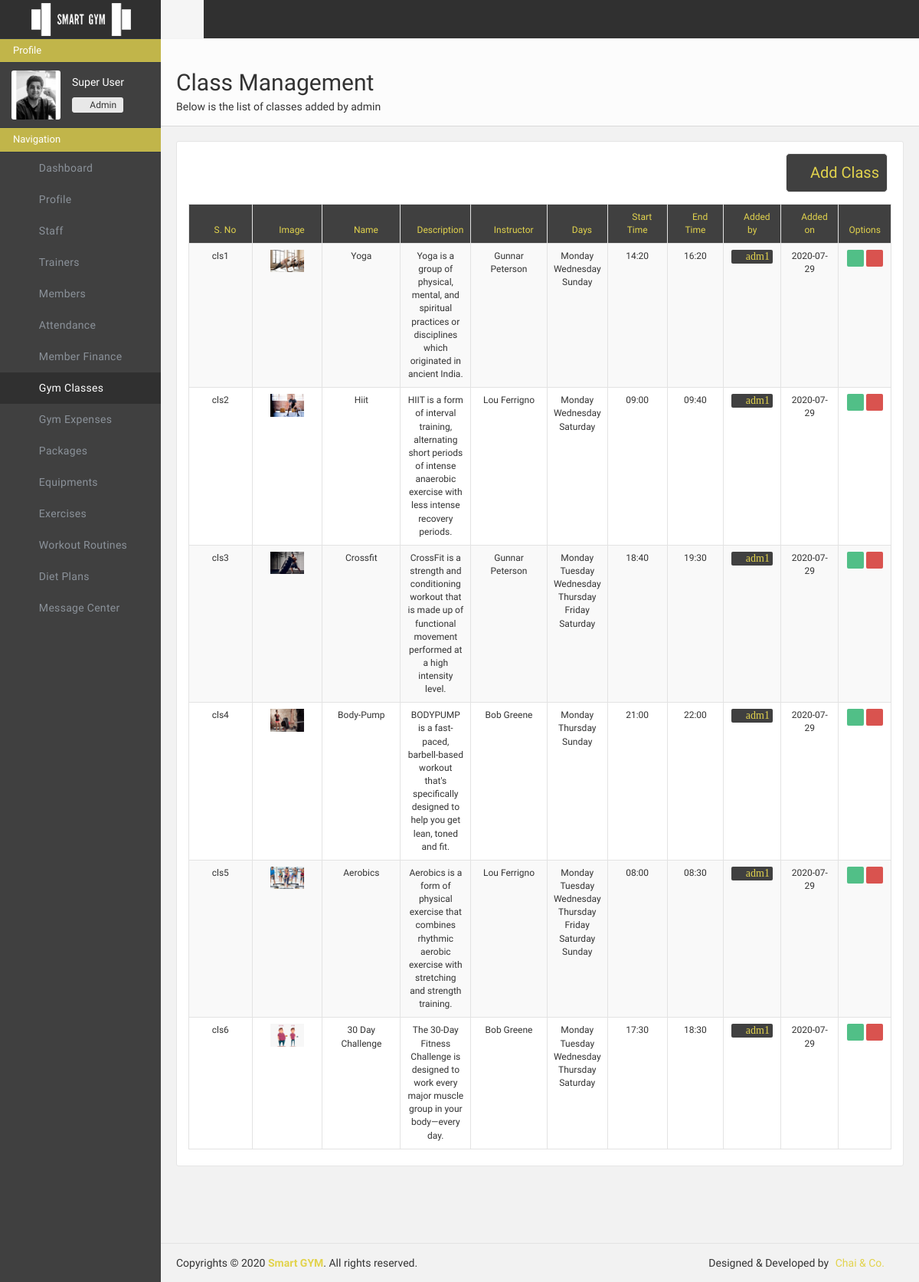
The page /adminportal/classes/ (signed in) on the database its author committed.
### adminportal/models.py (models this page shows)
class ClassData(models.Model):
    class_id = models.CharField(max_length=500, primary_key=True, default="")
    class_name = models.CharField(max_length=500, default="")
    class_desc = models.CharField(max_length=500, default="")
    class_img_name = models.CharField(max_length=500, default="cls.jpg")
    class_days = models.CharField(max_length=500, default="")
    class_stime = models.CharField(max_length=500, default="")
    class_etime = models.CharField(max_length=500, default="")
    class_trainer = models.CharField(max_length=500, default="")
    class_added_by = models.CharField(max_length=500, default="")
    class_added_on = models.CharField(max_length=500, default="")

class TrainerData(models.Model):
    trainer_id = models.CharField(max_length=500, primary_key=True, default="")
    trainer_name = models.CharField(max_length=500, default="")
    trainer_email = models.CharField(max_length=500, unique=True, default="")
    trainer_about = models.CharField(max_length=500, default="")
    trainer_img_name = models.CharField(max_length=500, default="tr.jpg")
    trainer_contact = models.CharField(max_length=500, default="")
    trainer_address = models.CharField(max_length=500, default="")
    trainer_dob = models.CharField(max_length=500, default="")
    trainer_height = models.CharField(max_length=500, default="")
    trainer_weight = models.CharField(max_length=500, default="")
    trainer_fb = models.CharField(max_length=500, default="")
    trainer_ig = models.CharField(max_length=500, default="")
    trainer_status = models.CharField(max_length=500, default="Active")
    trainer_added_by = models.CharField(max_length=500, default="")
    trainer_added_on = models.CharField(max_length=500, default="")

### adminportal/views.py (the view, shortened to what this page needs)
# urls.py: path('classes/', views.classes, name="adminportal-classes"),
def classes(request):
    if "userid" in request.session and request.session["userrole"] == "Admin" :
        params={"error":0, "errormessage":"", "success":0, "successmessage":""}
        class_count = ClassData.objects.all().order_by('class_id')
        trainers = TrainerData.objects.all() #for trainers on html5 select
        params["trainers"] = trainers
        classes = {}
        class_count = ClassData.objects.all().order_by('class_id')
        for classSingle in class_count:
            try:
                trname = trainers.filter(trainer_id=classSingle.class_trainer)[0].trainer_name
            except Exception:
                trname = ""
            classes[classSingle.class_id] = {
                "id": classSingle.class_id,
                "name": classSingle.class_name,
                "desc": classSingle.class_desc,
		"trainer": trname,
                "days": classSingle.class_days,
                "stime": classSingle.class_stime,
                "etime": classSingle.class_etime,
                "added_by": classSingle.class_added_by,
                "added_on": classSingle.class_added_on,
            }
        params["classes"] = classes
        return render(request, 'adminportal/classes.html', params)
    else:
        return redirect('/adminportal/login/')

### adminportal/templates/adminportal/classes.html (shortened to what this page needs)
{% load static %}
<!doctype html>
<html class="no-js">
    <head>
        <link href="{% static 'adminportal/css/icons.css'%}" rel="stylesheet" />
        <link href="{% static 'adminportal/css/bootstrap.css'%}" rel="stylesheet" />
        <link href="{% static 'adminportal/css/plugins.css'%}" rel="stylesheet" />
        <link href="{% static 'adminportal/css/main.css'%}" rel="stylesheet" />
        <link href="{% static 'adminportal/css/custom.css'%}" rel="stylesheet" />
    </head>
    <body>
        <div id="header" class="page-navbar">
            <a href="/adminportal/dashboard/" class="navbar-brand hidden-xs hidden-sm">
                <img src="{% static 'adminportal/img/logo.png'%}" class="logo hidden-xs" alt="Dynamic logo">
            </a>
            <div id="navbar-no-collapse" class="navbar-no-collapse">
                <ul class="nav navbar-nav">
                    <li class="toggle-sidebar" id="menubut">
                        <a href="#">
                            <i class="fa fa-reorder"></i>
                        </a>
                    </li>
                </ul>
                <ul class="nav navbar-nav navbar-right">
                    <li id="otherbut">
                        <a href="/adminportal/settings">
                            <i class="fa fa-cog setlogbtn"></i>
                        </a>
                    </li>
                    <li id="otherbut">
                        <a href="/adminportal/logout">
                            <i class="fa fa-power-off setlogbtn"></i>
                        </a>
                    </li>
                </ul>
            </div>
        </div>
        <div id="wrapper">
            <aside id="sidebar" class="page-sidebar hidden-md hidden-sm hidden-xs">
                <div class="sidebar-inner">
                    <div class="sidebar-scrollarea">
                        <div class="sidebar-panel">
                            <h5 class="sidebar-panel-title">Profile</h5>
                        </div>
                        <div class="user-info clearfix">
                            <img src="/media/adminportal/admin/{{request.session.userid}}.jpg" alt="">
                            <span class="name">{{ request.session.username }}</span>
                            <div class="btn-group">
                                <div type="button" class="btn btn-default btn-xs" style="margin-top: 5px ;"><i class="fa fa-group"></i>
                                </div>
                                <div type="button" class="btn btn-default btn-xs dropdown-toggle" data-toggle="dropdown" style="margin-top: 5px ;">Admin
                                </div>
                            </div>
                        </div>
                        <div class="sidebar-panel">
                            <h5 class="sidebar-panel-title">Navigation</h5>
                        </div>
                        <div class="side-nav">
                            <ul class="nav">
                                <li>
                                    <a href="/adminportal/dashboard" class="actlogic"><i class=" l-arrows-right-double-31"></i><span class="txt">Dashboard</span></a>
                                </li>
                                <li>
                                    <a href="/adminportal/user" class="actlogic"><i class=" l-arrows-right-double-31"></i><span class="txt">Profile</span></a>
                                </li>
                                <li>
                                    <a href="/adminportal/staff" class="actlogic"><i class=" l-arrows-right-double-31"></i><span class="txt">Staff</span></a>
                                </li>
                                <li>
                                    <a href="/adminportal/trainers" class="actlogic"><i class=" l-arrows-right-double-31"></i><span class="txt">Trainers</span></a>
                                </li>
                                <li>
                                    <a href="/adminportal/members" class="actlogic"><i class=" l-arrows-right-double-31"></i><span class="txt">Members</span></a>
                                </li>
                                <li>
                                    <a href="#"><i class=" l-arrows-right-double-31"></i> <span class="txt">Attendance</span></a>
                                </li>
                                <li>
                                    <a href="#"><i class=" l-arrows-right-double-31"></i> <span class="txt">Member Finance</span></a>
                                </li>
                                <li>
                                    <a href="/adminportal/classes" class="active actlogic"><i class=" l-arrows-right-double-31"></i><span class="txt">Gym Classes</span></a>
                                </li><li>
                                    <a href="/adminportal/expenses" class="actlogic"><i class=" l-arrows-right-double-31"></i><span class="txt">Gym Expenses</span></a>
                                </li>
                                <li>
                                    <a href="/adminportal/packages" class="actlogic"><i class=" l-arrows-right-double-31"></i><span class="txt">Packages</span></a>
                                </li>
                                <li>
                                    <a href="/adminportal/equipments" class="actlogic"><i class=" l-arrows-right-double-31"></i><span class="txt">Equipments</span></a>
                                </li><li>
                                    <a href="/adminportal/exercises" class="actlogic"><i class=" l-arrows-right-double-31"></i><span class="txt">Exercises</span></a>
                                </li>
                                <li>
                                    <a href="/adminportal/routines"><i class=" l-arrows-right-double-31"></i><span class="txt">Workout Routines</span></a>
                                </li>
                                <li>
                                    <a href="/adminportal/diet"><i class=" l-arrows-right-double-31"></i><span class="txt">Diet Plans</span></a>
                                </li>
                                <li>
                                    <a href="/adminportal/messages"><i class=" l-arrows-right-double-31"></i><span class="txt">Message Center</span></a>
                                </li>
                            </ul>
                        </div>
                    </div>
                </div>
            </aside>
            <div class="page-content sidebar-page right-sidebar-page clearfix">
                <div class="page-content-wrapper">
                    <div class="page-content-inner">
                        <div id="page-header" class="clearfix">
                            <div class="page-header">
                                <h2>Class Management</h2>
                                <span class="txt">Below is the list of classes added by admin</span>
                            </div>
                        </div>
                        <div class="row" style="margin-bottom: 80px;">
                            <div class="col-lg-12">
                                <div class="panel panel-default plain panelRefresh">
                                    <div class="panel-body">
                                        <div class="col-lg-4"></div>
                                        <div class="col-lg-4"></div>
                                        <div style="col-lg-4">
                                        <div style="col-lg-4"><button type="submit" class="btn btn-default" id="subcbtn" style="float: right; margin: 0 5px 15px 5px;" data-toggle="modal" data-target="#modal-style2"> <i class="fa fa-plus-square-o"> </i> Add Class</button></div>
                                        </div>
                                        <br>
                                        <br>
                                        <table id="basic-datatables" class="table table-striped table-bordered" cellspacing="0" width="100%">
                                            <thead >
                                                <tr style="background-color: #404040; color: #e2d34d;">
                                                    <th title="ID" style="font-size: 12px; text-align: center; width: 9%"><i class="fa fa-sort-numeric-asc"> </i> S. No</th>
                                                    <th title="Image" style="font-size: 12px; text-align: center; width: 10%"><i class="fa fa-file-image-o"> </i> Image</th>
                                                    <th title="name" style="font-size: 12px; text-align: center;"><i class="fa fa-anchor"> </i> Name</th>
                                                    <th title="description" style="font-size: 12px; text-align: center; width: 10%;"><i class="fa fa-info-circle"> </i> Description</th>
                                                    <th title="Instructor" style="font-size: 12px; text-align: center;"><i class="fa  fa-slideshare"> </i> Instructor</th>
                                                    <th title="days" style="font-size: 12px; text-align: center; width: 7%;"><i class="fa fa-calendar-check-o"> </i> Days</th>
                                                    <th title="start time" style="font-size: 12px; text-align: center;"><i class="l-basic-clock"> </i> Start Time</th>
                                                    <th title="end time" style="font-size: 12px; text-align: center;"><i class=" l-basic-clockwise"> </i> End Time</th>
                                                    <th title="added by" style="font-size: 12px; text-align: center;"><i class="fa fa-user"> </i> Added by</th>
                                                    <th title="add date" style="font-size: 12px; text-align: center;"><i class="fa fa-calendar"> </i> Added on</th>
                                                    <th title="Edit" class="tableedit" style=" font-size: 12px; text-align: center;"><i class="l-software-pathfinder-subtract"> </i> Options</th>
                                                </tr>
                                            </thead>
                                            <tbody>
                                                {% for class in classes.values %}
                                                    <tr>
                                                        <td>{{class.id}}</td>
                                                        <td><img src="/media/adminportal/class/{{class.id}}.jpg" class="col-lg-12 col-md-12 col-sm-12 col-xs-12"/></td>
                                                        <td>{{class.name}}</td>
                                                        <td>{{class.desc}}</td>
                                                        <td>{{class.trainer}}</td>
                                                        <td>{{class.days}}</td>
                                                        <td>{{class.stime}}</td>
                                                        <td>{{class.etime}}</td>
                                                        <td><a title="View Profile" href="/adminportal/staffprofile/{{class.added_by}}"><i class="fa fa-user" id="tablebtns" style="font-size: 14px; background-color: #404040; color: #e2d34d; padding-left: 4px; padding-right: 4px;" data-toggle="modal" data-target="">  {{class.added_by}}</i></a>
                                                        <td>{{class.added_on}}</td>
                                                        <td>
                                                            <a title="edit" href="/adminportal/classesedit/{{class.id}}"><i class="fa fa-edit" id="tablebtns" style="background-color: #51bf87; color: white; padding-left: 4px; padding-right: 4px;" data-toggle="modal" data-target=""></i></a>
                                                            <a title="delete" id="{{class.id}}" onclick="del(this.id)"><i class="fa fa-trash-o" style="background-color: #d9534f; color:white; padding-left: 4px; padding-right: 4px;" id="tablebtns" data-toggle="modal" data-target="#modal-style3"></i></a>
                                                        </td>
                                                    </tr>
                                                {% endfor %}
                                            </tbody>
                                        </table>
                            </div>
                                </div>
                            </div>
                            </div>
                    </div>
                </div>
            </div>
        </div>
        <div id="footer" class="clearfix sidebar-page">
            <p class="pull-left">
                Copyrights &copy; 2020 <a href="/website/" class="color-blue strong" target="_blank">Smart GYM</a>. All rights reserved.
            </p>
            <p class="pull-right">
                Designed & Developed by
                <a href="/" class="ml5 mr25">Chai & Co.</a>
            </p>
        </div>
    </body>
</html>

### rows shown on the page
ClassData: id "cls1", id (picture), name "Yoga", desc "Yoga is a group of physical, mental, and spiritual practices or disciplines which originated in ancient India.", days "Monday Wednesday Sunday", stime "14:20", etime "16:20", added_by "adm1", added_on "2020-07-29"
TrainerData: trainer "Gunnar Peterson" "Gunnar Peterson"
ClassData: id "cls2", id (picture), name "Hiit", desc "HIIT is a form of interval training, alternating short periods of intense anaerobic exercise with less intense recovery periods.", days "Monday Wednesday Saturday", stime "09:00", etime "09:40", added_by "adm1", added_on "2020-07-29"
TrainerData: trainer "Lou Ferrigno" "Lou Ferrigno"
ClassData: id "cls3", id (picture), name "Crossfit", desc "CrossFit is a strength and conditioning workout that is made up of functional movement performed at a high intensity level.", days "Monday Tuesday Wednesday Thursday Friday Saturday", stime "18:40", etime "19:30", added_by "adm1", added_on "2020-07-29"
ClassData: id "cls4", id (picture), name "Body-Pump", desc "BODYPUMP is a fast-paced, barbell-based workout that's specifically designed to help you get lean, toned and fit.", days "Monday Thursday Sunday", stime "21:00", etime "22:00", added_by "adm1", added_on "2020-07-29"
TrainerData: trainer "Bob Greene" "Bob Greene"
ClassData: id "cls5", id (picture), name "Aerobics", desc "Aerobics is a form of physical exercise that combines rhythmic aerobic exercise with stretching and strength training.", days "Monday Tuesday Wednesday Thursday Friday Saturday Sunday", stime "08:00", etime "08:30", added_by "adm1", added_on "2020-07-29"
ClassData: id "cls6", id (picture), name "30 Day Challenge", desc "The 30-Day Fitness Challenge is designed to work every major muscle group in your body—every day.", days "Monday Tuesday Wednesday Thursday Saturday", stime "17:30", etime "18:30", added_by "adm1", added_on "2020-07-29"

### other values the page prints
{{ request.session.username }} "Super User"
